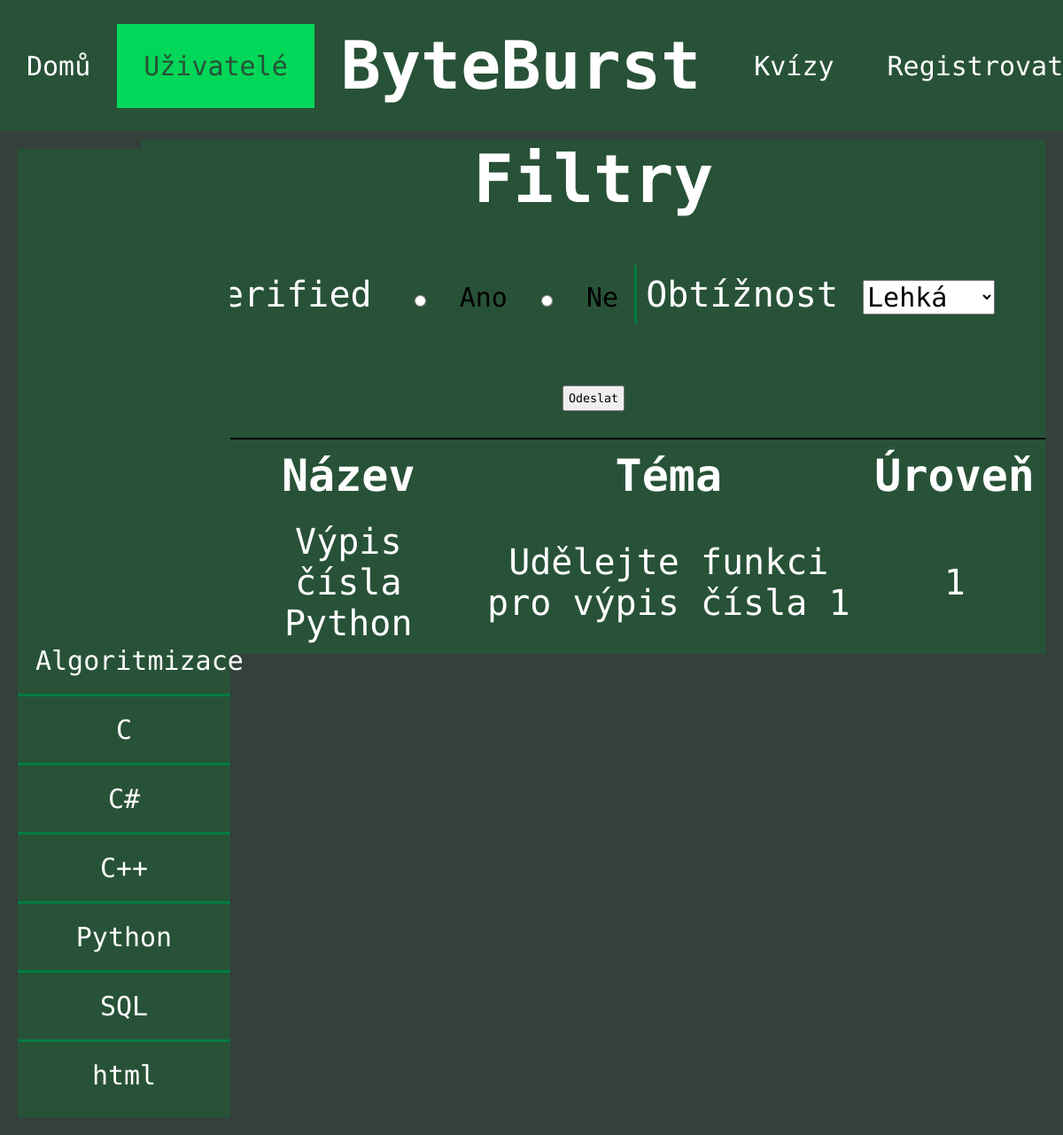
Page /ulohy/ on the committed database.
### tables this page shows
CREATE TABLE "task" (
	"id"	INTEGER,
	"title"	TEXT,
	"description"	TEXT,
	"output"	TEXT,
	"category_id"	INTEGER,
	FOREIGN KEY("category_id") REFERENCES "category"("id"),
	PRIMARY KEY("id" AUTOINCREMENT)
);

CREATE TABLE "category" (
	"id"	INTEGER,
	"name"	TEXT,
	PRIMARY KEY("id" AUTOINCREMENT)
);

### app.py (the view)
@app.route("/ulohy/", defaults={'categories':None}) #pokud se do routování nezadá žádná kategorie, předají se všechny kategorie
@app.route("/ulohy/<categories>") #do routování se zadá jazyk - např. sql a  to se ptoom předá jako vstupní parametr funkce, která z databáze získá všechny instance, kde jazyk je sql a zobrazí je
def tasks(categories):
    con = sqlite3.connect("database.db")
    cur = con.cursor()
    if categories is None: #pokud categories je none, tedy uživatel nic nezadal, pak se vezmou všechny úlohy
        cur.execute("SELECT * FROM task")
    else: #pokud bylo cateogories zadáno, tak se z databáze vezmou jen ty záznamy, kde je category_id rovno zadané hodnotě
        cur.execute("SELECT * FROM task WHERE category_id=?",(categories,))
    tasks=cur.fetchall() #spojení výsledků dotazu do proměnné tasks
    if categories is None: #pokud jsou kategorie none, to znamená, že uživatel si nevybral konkrétní kategorii, v rámci které se chce zobrazit výsledky
        cur.execute("SELECT name FROM category") #pak se vyberou všechny názvy kategorií
        categories=cur.fetchall() #spojení výsledků dotazu do proměnné categories
    else:
        cur.execute("SELECT name FROM category WHERE id=?", (categories, )) #vybrání jména z kategorie, kde id té kategorie se rovná zadanému id
        categories=cur.fetchone() #spojení výsledku dotazu do proměnné cateogries
    con.commit()
    return render_template("pages/ulohy.html", active=2, tasks=tasks, categories=categories)

### templates/pages/ulohy.html (shortened to what this page needs)
{% extends "layout/header.html" %}
{% block content %}
<div style="top: 10px; position: relative;">
<div class="task-menu">
    <div class="filters">
        <h1>Filtry</h1>
        <form action="" class="filters-form">
            <p>Verified</p>
            <input type="radio" id="ano" name="volba" value="ano">
            <label for="ano">Ano</label>
            <input type="radio" id="ne" name="volba" value="ne">
            <label for="ne">Ne</label>
            <p>Obtížnost</p>
            <select id="language" name="language">
                <option value="Easy">Lehká</option>
            </select>
            <br>
            <input type="submit" value="Odeslat" style="color: black;">
        </form>
    </div>
    <table class="task-table">
        <tr>
            <th style="text-align: center; padding: 0;">VER</th>
            <th>Název</th>
            <th>Téma</th>
            <th>Úroveň</th>
        </tr>
        {% for element in tasks %}
        <tr>
            <td style="text-align: center;"><img src="static\images\shield_15627713.png" alt=""></td>
            <td><a href="{{ url_for('task', task_id=element[0]) }}" style="text-decoration: none;">{{ element[1] }}</a></td>
            <td>{{ element[2] }}</td>
            <td>{{ element[3] }}</td>
        </tr>
        {% endfor %}
    </table>
</div>
</div>
<div class="vertical-navbar" style="width: 240px;">
    <ul>
        {% for category in categories %}
        <li><a href="{{ url_for('tasks', categories=category[0]) }}">{{ category[0] }}</a></li>
        {% endfor %}
    </ul>
</div>
{% endblock %}

### static/css/style.css (style rules this page uses)
* { font-family: "Ubuntu Mono", monospace; color: white; }
:root { --background-green:#285238; --hover-green:#007C41; --active-green:#01D758; --page-background: #34403A; }
body { margin: 0; padding: 0; background-color: #34403A; }
h1 { font-size: 75px; display: inline-block; text-align: center; margin: auto; position: relative; }
.quiz-choice input, select, label, option { margin-top: 60px; margin-bottom: 60px; font-size: 30px; color: black; }
.quiz-content-form label,input { color: white; margin: 20px; padding: 5px; }
.profile-links tr, td { text-align: center; padding: 10px; }
.task-menu { width: 85%; float: right; right: 20px; position: relative; background-color: var(--background-green); }
.task-table { width: 100%; border-top: solid black 2px; }
.task-table th { font-size: 50px; padding: 10px; text-align: center; }
.task-table td { font-size: 40px; }
.filters { font-size: 30px; width: 100%; background-color: var(--background-green); border-collapse: collapse; text-align: center; }
.filters p { padding: 10px; border-left: solid var(--hover-green); display: inline-block; font-size: 40px; }
.filters p:first-child { border-left: none; }
.filters-form { padding: 10px; color: white; font-size: 30px; }
.vertical-navbar { position: sticky; margin:20px; top: 20px; width: 10%; background-color: var(--background-green); }
.vertical-navbar ul { list-style-type: none; font-family: "Ubuntu Mono", monospace; padding: 0; }
.vertical-navbar li { border-bottom: solid var(--hover-green); }
.vertical-navbar li a { font-family: "Ubuntu Mono", monospace; font-size: 30px; padding: 20px; display: block; text-align: center; text-decoration: none; }
.vertical-navbar li:last-child { border-bottom: none; padding-bottom: 10px; }
.vertical-navbar li:first-child { padding-top: 10px; }

### rows in the picture
task: title "Výpis čísla Python", description "Udělejte funkci pro výpis čísla 1", output "1"
category: name "Algoritmizace"
category: name "C"
category: name "C#"
category: name "C++"
category: name "Python"
category: name "SQL"
category: name "html"
